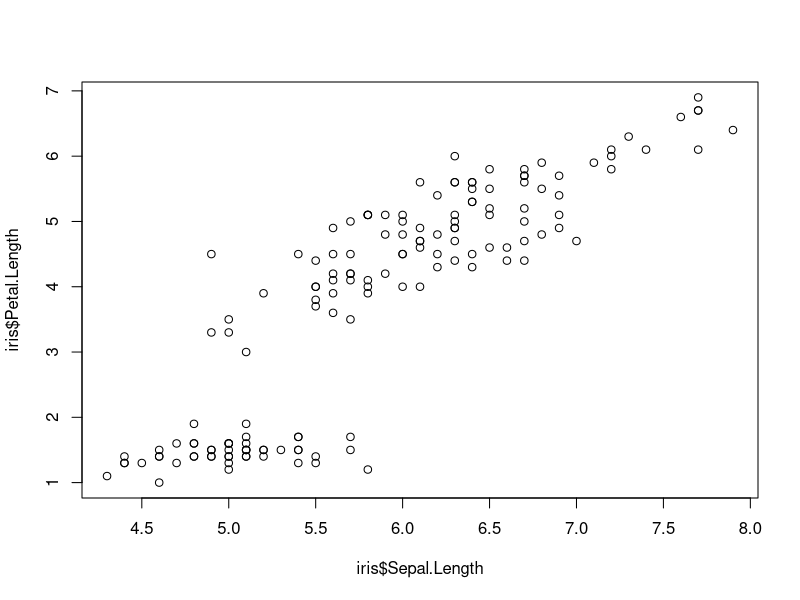
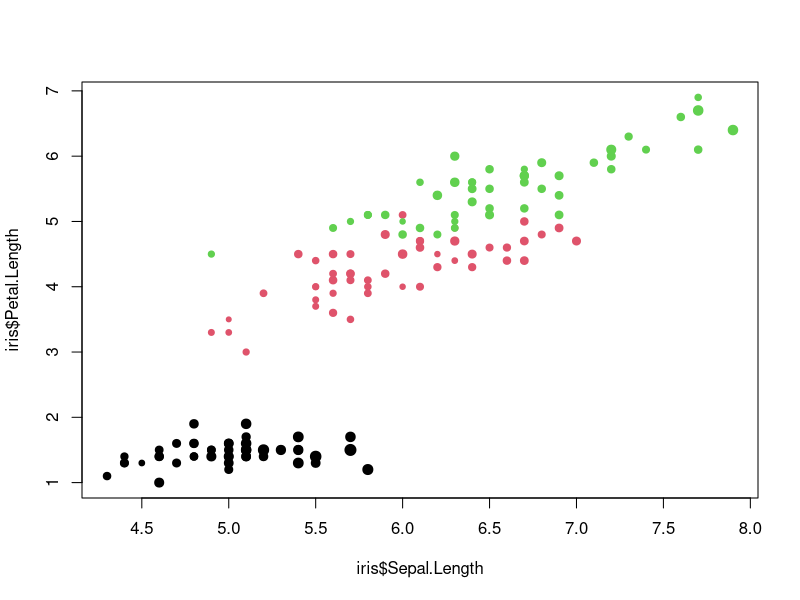
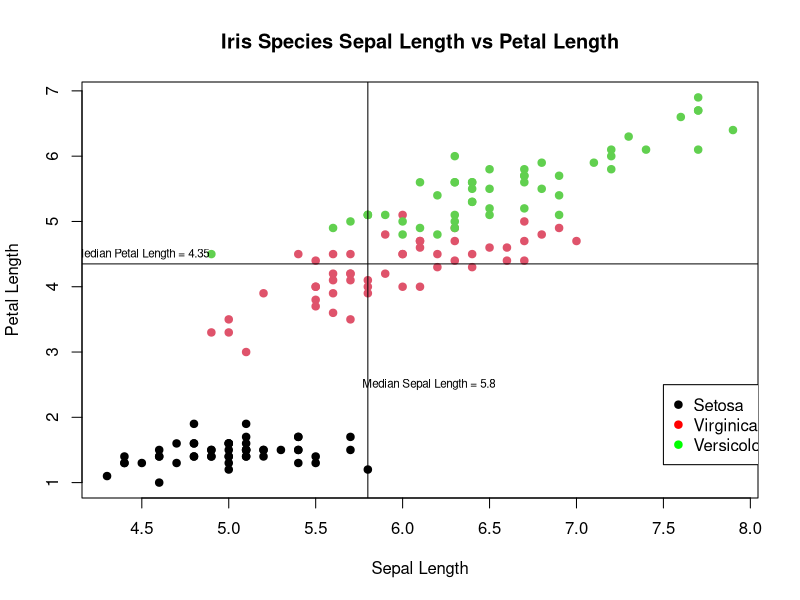
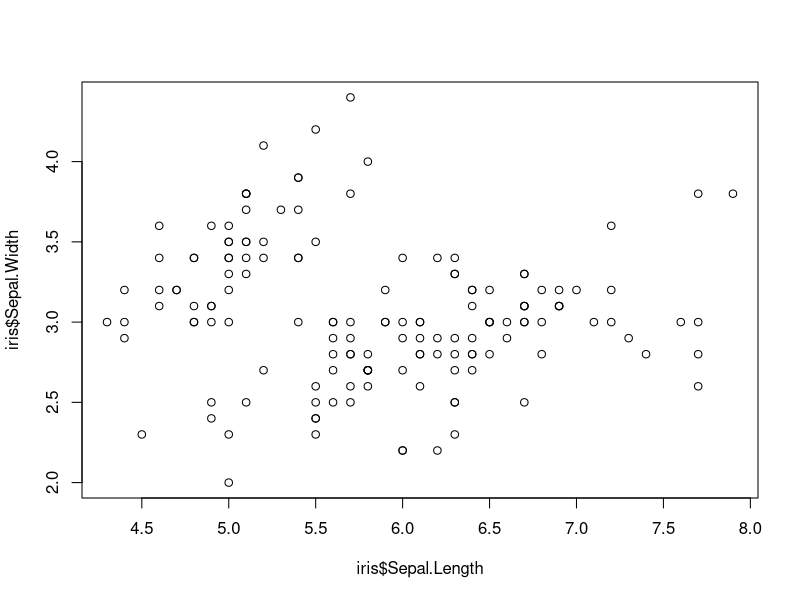
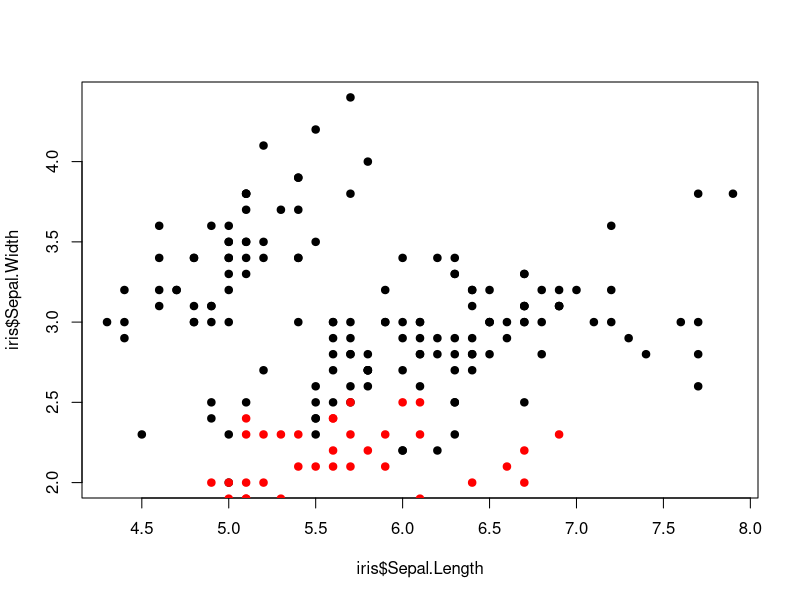
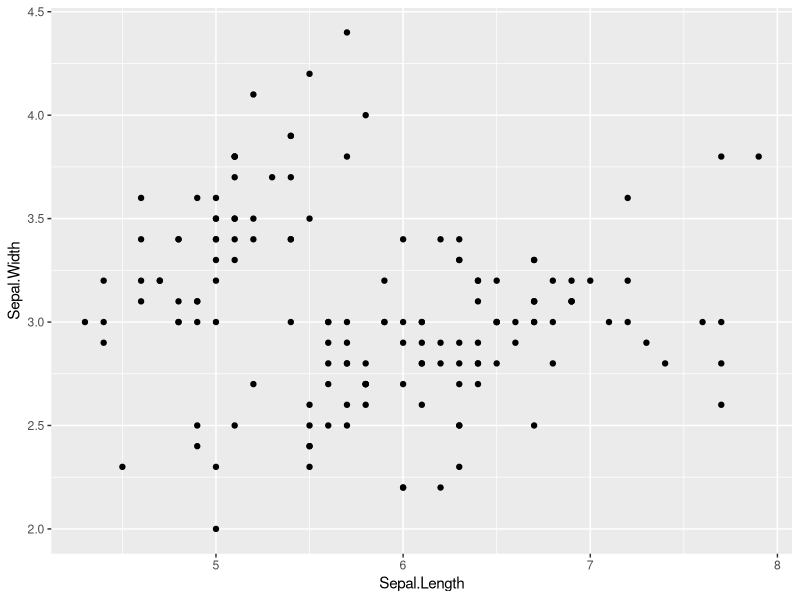
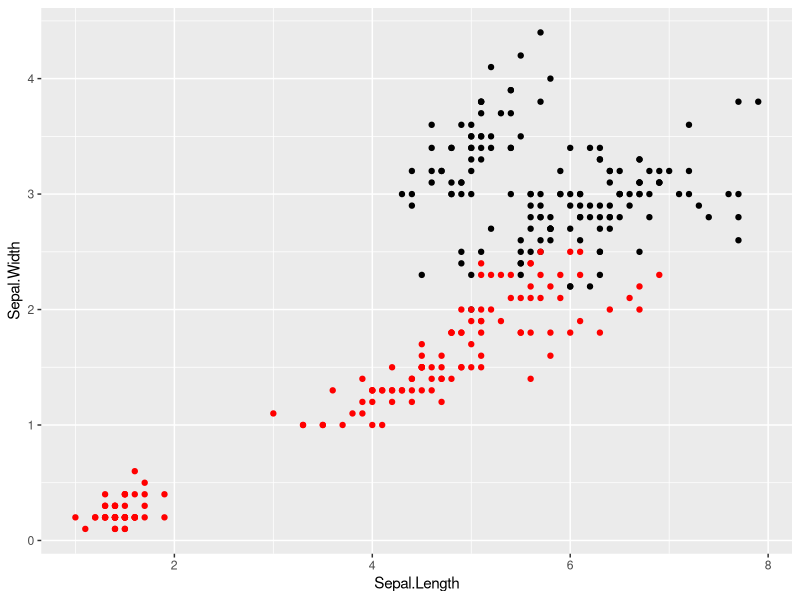
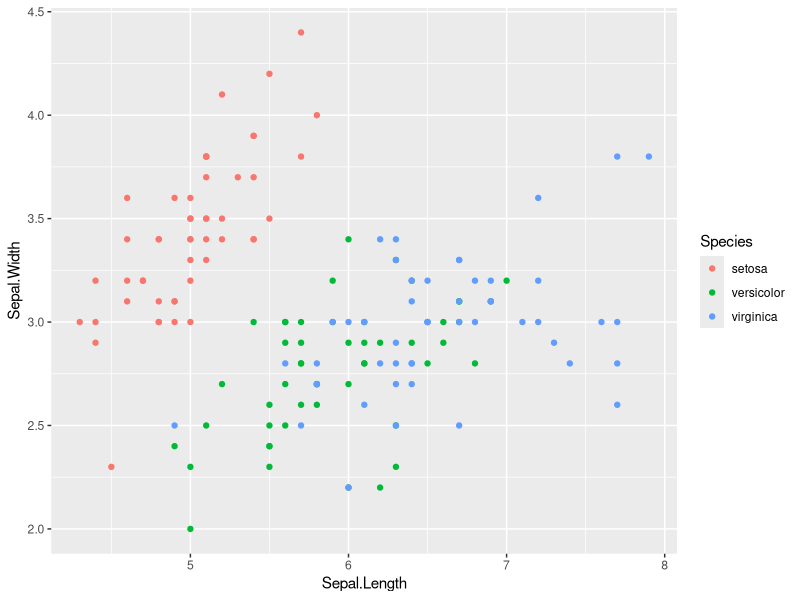

Here is the R script that generated these plots, in order:
# This script was used during an introductory workshop for ggplot2 in Spring 
# 2017 as part of the Middlebury Data Study Group. For more information on the 
# group, visit our website at http://go.middlebury.edu/studygroup. This workshop
# was created and run by Ryan Clement, Data Services Librarian. 

# Install and load necessary packages for the workshop. 
install.packages("tidyverse")
library(tidyverse)

##############################################################
# Super Quick Intro to R functionality for complete newbies. #
##############################################################

# See your working directory
getwd()

# Set your working directory
setwd("~/experiements/studyGroup/meetings/agendas")
getwd()

# Use R as a calculator
2 + 2
2 * 2
2.0/2.1
2^2*((3/4) + 6)
3%%2

# Assign a value to a variable
x <- 3
x**2
x
y <- x**2
x + y

# Scalars, vectors, and matrices. You've seen scalars above, such as x <- 3. 
# Vectors are assigend the same way, use the concatenate function c():
x <- c(3, 4, 6, 7, 2)
x

# You can still use arithmetic, etc. on vectors
x <- c(3, 4, 6, 7, 2)
x * 3

# Matrices are two-dimensional vectors.
x <- matrix(c(3, 4, 6, 7, 2, 1), ncol = 2)
x

# Data frames are matrices with names for rows/columns.
x <- matrix(c(3, 4, 6, 7, 2, 1), ncol = 2)
as.data.frame(x)

# Again, you can still use arithmetic, etc. on matrices and data frames
x <- matrix(c(3, 4, 6, 7, 2, 1), ncol = 2)
x*3
as.data.frame(x) * 3

# This has just been the briefest intro to R - there are many great resources 
# for learning the basics, such as ...

# R has many packages for many different types of statistical and visual 
# analysis. We're going to look at one of the most popular and powerful packages
# for visualization, ggplot2. First, let's take a look at the base R 
# visualization tools. We're going to use two datasets from R today, one called 
# iris, [https://en.wikipedia.org/wiki/Iris_flower_data_set], and one called 
# diamonds [http://ggplot2.tidyverse.org/reference/diamonds.html]. Let's take a 
# look at iris first. 

str(iris)
head(iris)

# We can use base R plot() function to make a simple scatterplot.

plot(iris$Sepal.Length, iris$Petal.Length)

# We can add colors based on the species variable, size the points based on 
# a formula, and change the symbology.

plot(iris$Sepal.Length, iris$Petal.Length, 
     col = iris$Species, 
     pch = 19,
     cex = iris$Sepal.Width/median(iris$Sepal.Width))

# However, we're missing a legend! In base R plotting, you need to add legends 
# and proper labels yourself.

plot(iris$Sepal.Length, iris$Petal.Length, 
     col = iris$Species, 
     pch = 19,
     xlab = "Sepal Length",
     ylab = "Petal Length", 
     main = "Iris Species Sepal Length vs Petal Length")
legend(7.5, 2.5, 
       c("Setosa", "Virginica", "Versicolor"), 
       pch = 19, 
       col = c("black", "red", "green"))

# You can also add other annotations like median lines to a basic plot.

abline(v = median(iris$Sepal.Length), h = median(iris$Petal.Length) )
text(4.5, median(iris$Petal.Length) + 0.15, 
     paste("Median Petal Length =", median(iris$Petal.Length)),
     cex = 0.7)
text(median(iris$Sepal.Length) + 0.35, 2.5, 
     paste("Median Sepal Length =", median(iris$Sepal.Length)),
     cex = 0.7)


# BUT THERE IS AN EASIER WAY! Using the ggplot2 package, part of the 
# "tidyverse," we can more easily make graphs that look great. ggplot2 handles
# a lot of the decisions, such as making labels, for you! It also makes objects, 
# not static plots, so we can manipulate them rather than just building them up 
# by drawing over the already made plots.

# For example, in base plot, if we go back to our basic scatterplot:

plot(iris$Sepal.Length, iris$Sepal.Width)

# and then decide we want to add the width data as well, we can do that like 
# this:

plot(iris$Sepal.Length, iris$Sepal.Width, pch = 19)
points(iris$Petal.Length, iris$Petal.Width, pch = 19, col = "red")

# What's wrong with this? The new points (the red ones) were simply added onto 
# the existing plot. So, in addition to having no legend, our plot is cut off at 
# the bottom.

# This isn't a problem with ggplot, where the graph is an "object" that can be 
# changed and manipulated. Let's make our first ggplot graph.

ggplot(iris, aes(x = Sepal.Length, y = Sepal.Width)) + geom_point()

ggplot(iris, aes(x = Sepal.Length, y = Sepal.Width)) + geom_point() + 
  geom_point(aes(x = Petal.Length, y = Petal.Width), col = "red")

# As you can see, our graph size changes. Still no legend though! But that's 
# because, even though the method above makes a graph, it's NOT THE RIGHT WAY
# TO DO IT. First we need to talk about the Grammar of Graphics, and tidy data.

# The Grammar of Graphics talks about 7 layers visualizations use: (1) Data, 
# (2) Aesthetic Mappings, (3) Geometric Objects, (4) Scales, (5) Faceting, 
# (6) Statistical Transformations, and (7) Coordinate Systems. For any ggplot 
# visualization, you MUST specify the first 3 of these. If you don't specify
# the others, ggplot will take care of them for you with defaults. 

# Start with the data, and aesthetic mappings.

g <- ggplot(data = iris, aes(x = Sepal.Length, y = Sepal.Width, col = Species))

# Add a geometric object

g + geom_point()

# Add facets, if you want

g + geom_point() + facet_wrap(~Species)

# Add a statistical transformation

g + geom_point() + facet_wrap(~Species) + stat_smooth(method = lm)

# And so on. So how do we make the graph from above of Sepal and Petal Length
# vs Sepal and Petal Width properly?

# If you look again at the head(iris), you'll see that the data has 4 columns 
# which actually contain three values each. For example, Sepal Length stores
# not only the value (the length), but also the fact that the measurement is
# length, and the flower part is the sepal. Transforming the data into tidy
# data, with one variable per column, as below, can give us access to ALL of 
# our data in order to make the plots we're trying to make. Transforming iris 
# into a different form of wide data, also as below, can also give us access to 
# plot something other than we originally could.

#############################
#### CLEANING IRIS DATA #####
#############################

# Making iris_tidy by using tidyr functions gather() and separate(). Gathers
# all non-categorial headers into one column, key, and then associates them 
# with their previous values, which it puts into the Value column. You can just
# run this code.

iris_tidy <- iris %>%
  gather(key, Value, - Species) %>%
  separate(key, c("Part", "Measure"), "\\.") 

# Making iris_wide uses the same tidyr functions as above, plus the function 
# spread(). First, so that we can keep track of which measures belong to which 
# flower, we need to add a unique identifier in a column called Flower.

iris$Flower <- 1:nrow(iris)

iris_wide <- iris %>%
  gather(key, value, -Species, -Flower) %>%
  separate(key, c("Part", "Measure"), "\\.") %>%
  spread(Measure, value)

head(iris_tidy)
head(iris_wide)

# Now we can use these differently formatted versions of the iris data to make 
# better graphs using ggplot. This highlights two things: first, ggplot tries
# to be very unrestrictive in what you are allowed to do with it - if it uses 
# the correct syntax, ggplot will execute it and make something. Also, data 
# manipulation is very necessary when working with data visualization. 
# Sometimes you need to manipulate your data in order to make the visualization 
# you have in mind.


# Plot length vs width, colored by part (sepal or petal) using iris_wide.


# Plot length vs width, colored by part (sepal or petal) using iris_wide, but 
# this time make a separate graph for each species


# Use iris_tidy to make a point graph of the measurements of each different part 
# colored by whether they are length or width, and faceted by species. Then make
# the same graph as boxplots.



#####################################
# More ggplot functionality and fun #
#####################################

str(diamonds)
head(diamonds)

# Geometries (such as a bar) that rely on statistical transformations (e.g. a 
# "count") of occurences as a below, can be substituted with the same stat 
# transformation.


# You can also use "identity" as a stat transformation if the "count" is present
# in your data itself.

cut_freq <- count(diamonds, cut)
cut_freq


# Different positions for bars in charts


# Different coordinate systems


# Plotting lines fitted to the data


################################################################################
# To learn more about using ggplot2 and the rest of the tidyverse packages,    #
# see Hadley Wickham & Garrett Grolemund's book (available online) _R for Data #
# Science_ (http://r4ds.had.co.nz/). For a more in-depth look just at ggplot2, #
# see the book by Wickham, _ggplot2: elegant graphics for data analysis_       #
# (http://amzn.com/0387981403?tag=ggplot2-20, also available as an ebook for   #
# Midd affiliates.                                                             #
#                                                                              #
# ggplot2 cheat sheet available at:                                            #
# https://www.rstudio.com/wp-content/uploads/2015/03/ggplot2-cheatsheet.pdf    # 
################################################################################